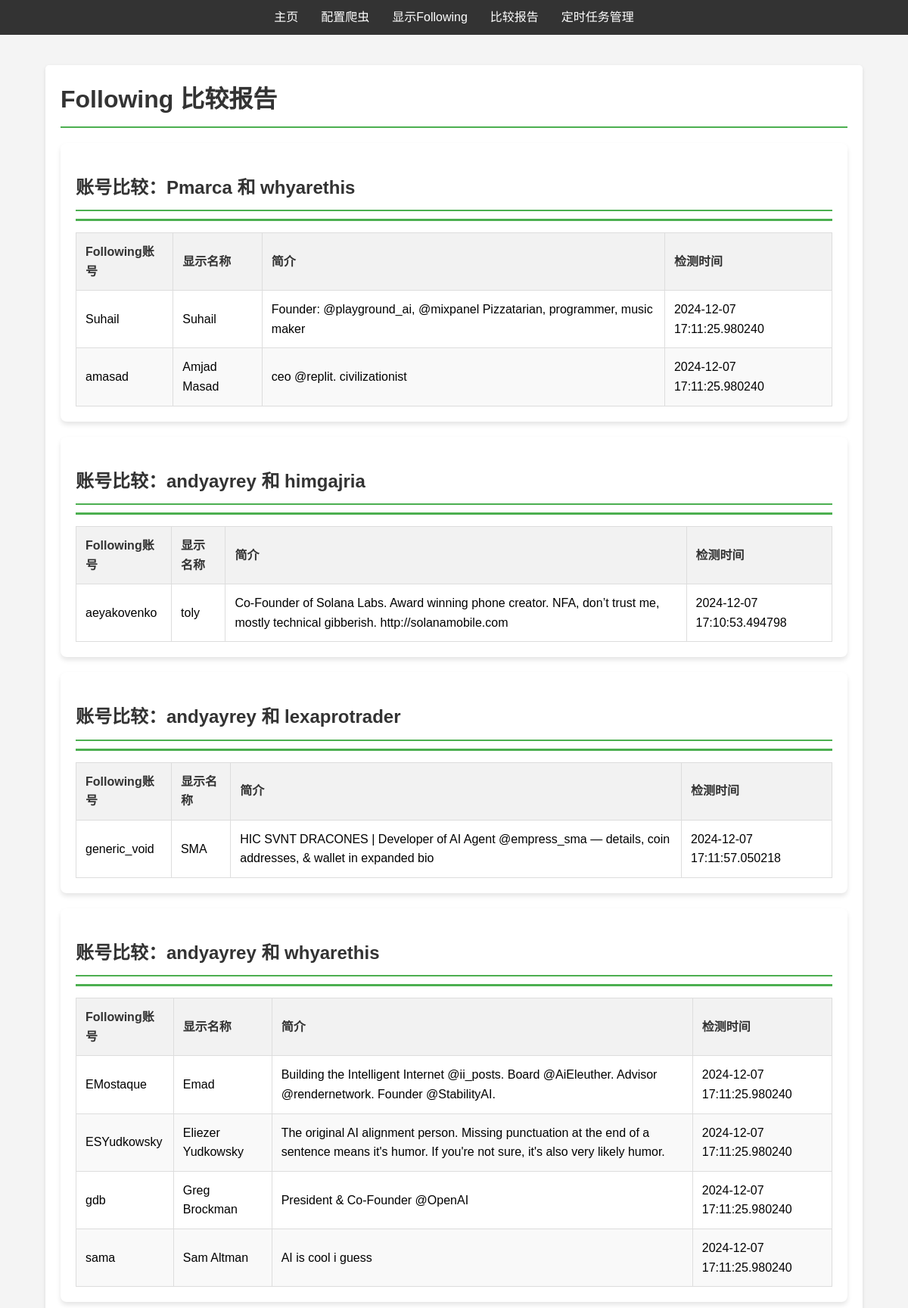
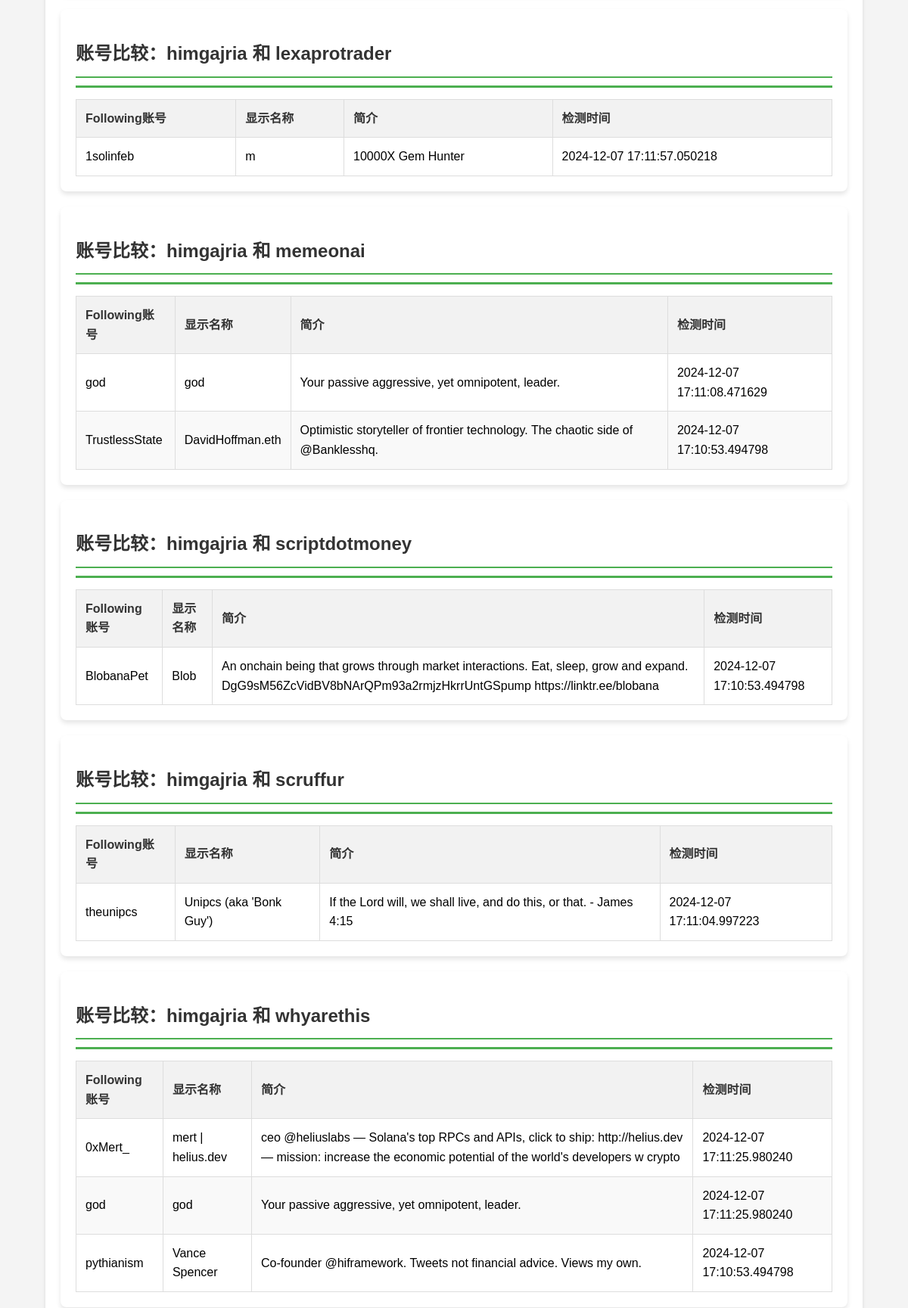
The page /comparison_report (upper part) on the database its author committed (2 pictures, top to bottom).
### tables this page shows
CREATE TABLE following (
            id INTEGER PRIMARY KEY AUTOINCREMENT,
            source_account TEXT,
            following_account TEXT,
            display_name TEXT,
            bio TEXT,
            detected_time DATETIME,
            detected_order DATETIME,
            UNIQUE(source_account, following_account)
        );

### app.py (the view)
@app.route('/comparison_report')
def comparison_report():
    report = query_db.generate_comparison_report()
    return render_template('comparison_report.html', report=report)

### query_db.py (called while the page is built)
def get_db_connection():
    current_dir = os.path.dirname(os.path.abspath(__file__))
    db_path = os.path.join(current_dir, 'twitter_following.db')
    return sqlite3.connect(db_path)

### templates/comparison_report.html (shortened to what this page needs)
<!DOCTYPE html>
<html lang="zh-CN">
<head>
    <link rel="stylesheet" href="{{ url_for('static', filename='styles.css') }}">
</head>
<body>
    <nav class="main-nav">
        <ul>
            <li><a href="{{ url_for('index') }}">主页</a></li>
            <li><a href="{{ url_for('update_crawler_page') }}">配置爬虫</a></li>
            <li><a href="{{ url_for('show_following') }}">显示Following</a></li>
            <li><a href="{{ url_for('comparison_report') }}">比较报告</a></li>
            <li><a href="{{ url_for('schedule_tasks') }}">定时任务管理</a></li>
        </ul>
    </nav>
    <div class="container">
        <div class="report-panel">
            <h1>Following 比较报告</h1>
            {% if report %}
                {% for comparison in report %}
                <div class="comparison-section">
                    <div class="comparison-header">
                        <h2>账号比较：{{ comparison.account1 }} 和 {{ comparison.account2 }}</h2>
                        <div class="green-divider"></div>
                    </div>
                    {% if comparison.common_followings %}
                        <table>
                            <thead>
                                <tr>
                                    <th>Following账号</th>
                                    <th>显示名称</th>
                                    <th>简介</th>
                                    <th>检测时间</th>
                                </tr>
                            </thead>
                            <tbody>
                                {% for following in comparison.common_followings %}
                                <tr>
                                    <td>{{ following.following_account }}</td>
                                    <td>{{ following.display_name }}</td>
                                    <td>{{ following.bio }}</td>
                                    <td>{{ following.detected_time }}</td>
                                </tr>
                                {% endfor %}
                            </tbody>
                        </table>
                    {% else %}
                        <p>{{ comparison.account1 }} 和 {{ comparison.account2 }} 没有共同关注的账号。</p>
                    {% endif %}
                </div>
                {% endfor %}
            {% else %}
                <p>暂无比较报告。请先配置爬虫数据。</p>
            {% endif %}
        </div>
    </div>
</body>
</html>

### static/styles.css (style rules this page uses)
body { font-family: Arial, sans-serif; line-height: 1.6; margin: 0; padding: 0; background-color: #f4f4f4; }
.container { width: 90%; margin: auto; overflow: hidden; padding: 20px; display: flex; gap: 20px; }
.main-nav { background-color: #333; color: white; padding: 10px 0; }
.main-nav ul { list-style-type: none; padding: 0; margin: 0; display: flex; justify-content: center; }
.main-nav ul li { margin: 0 15px; }
.main-nav ul li a { color: white; text-decoration: none; transition: color 0.3s ease; }
table { width: 100%; border-collapse: collapse; margin-top: 15px; }
table, th, td { border: 1px solid #ddd; }
th, td { text-align: left; padding: 12px; }
th { background-color: #f2f2f2; color: #333; }
tr:nth-child(even) { background-color: #f9f9f9; }
.comparison-section { background-color: #ffffff; border-radius: 8px; padding: 20px; margin-bottom: 20px; box-shadow: 0 4px 6px rgba(0, 0, 0, 0.1); }
.comparison-header { margin-bottom: 15px; }
.comparison-header h2 { color: #333; margin-bottom: 10px; padding-bottom: 10px; border-bottom: 2px solid #4CAF50; }
.green-divider { height: 3px; background-color: #4CAF50; margin: 10px 0; width: 100%; }
.report-panel { width: 100%; max-width: 1200px; margin: 20px auto; background-color: white; border-radius: 5px; box-shadow: 0 2px 5px rgba(0,0,0,0.1); padding: 20px; }
.report-panel h1 { margin-top: 0; margin-bottom: 20px; color: #333; border-bottom: 2px solid #4CAF50; padding-bottom: 10px; }
h2, h3, h4 { color: #333; margin-bottom: 15px; }

### rows shown on the page
following: account1 "Pmarca", account2 "whyarethis"
following: following_account "Suhail", display_name "Suhail", bio "Founder: @playground_ai, @mixpanel Pizzatarian, programmer, music maker", detected_time "2024-12-07 17:11:25.980240"
following: following_account "amasad", display_name "Amjad Masad", bio "ceo @replit. civilizationist", detected_time "2024-12-07 17:11:25.980240"
following: account1 "andyayrey", account2 "himgajria"
following: following_account "aeyakovenko", display_name "toly", bio "Co-Founder of Solana Labs. Award winning phone creator. NFA, don’t trust me, mostly technical gibberish. http://solanamobile.com", detected_time "2024-12-07 17:10:53.494798"
following: following_account "generic_void", display_name "SMA", bio "HIC SVNT DRACONES | Developer of AI Agent @empress_sma — details, coin addresses, & wallet in expanded bio", detected_time "2024-12-07 17:11:57.050218"
following: following_account "EMostaque", display_name "Emad", bio "Building the Intelligent Internet @ii_posts. Board @AiEleuther. Advisor @rendernetwork. Founder @StabilityAI.", detected_time "2024-12-07 17:11:25.980240"
following: following_account "ESYudkowsky", display_name "Eliezer Yudkowsky", bio "The original AI alignment person. Missing punctuation at the end of a sentence means it's humor. If you're not sure, it's also very likely humor.", detected_time "2024-12-07 17:11:25.980240"
following: following_account "gdb", display_name "Greg Brockman", bio "President & Co-Founder @OpenAI", detected_time "2024-12-07 17:11:25.980240"
following: following_account "sama", display_name "Sam Altman", bio "AI is cool i guess", detected_time "2024-12-07 17:11:25.980240"
following: following_account "1solinfeb", display_name "m", bio "10000X Gem Hunter", detected_time "2024-12-07 17:11:57.050218"
following: following_account "god", display_name "god", bio "Your passive aggressive, yet omnipotent, leader.", detected_time "2024-12-07 17:11:08.471629"
following: following_account "TrustlessState", display_name "DavidHoffman.eth", bio "Optimistic storyteller of frontier technology. The chaotic side of @Banklesshq.", detected_time "2024-12-07 17:10:53.494798"
following: following_account "BlobanaPet", display_name "Blob", bio "An onchain being that grows through market interactions. Eat, sleep, grow and expand. DgG9sM56ZcVidBV8bNArQPm93a2rmjzHkrrUntGSpump https://linktr.ee/blobana", detected_time "2024-12-07 17:10:53.494798"
following: following_account "theunipcs", display_name "Unipcs (aka 'Bonk Guy')", bio "If the Lord will, we shall live, and do this, or that. - James 4:15", detected_time "2024-12-07 17:11:04.997223"
following: account1 "himgajria", account2 "whyarethis"
following: following_account "0xMert_", display_name "mert | helius.dev", bio "ceo @heliuslabs — Solana's top RPCs and APIs, click to ship: http://helius.dev — mission: increase the economic potential of the world's developers w crypto", detected_time "2024-12-07 17:11:25.980240"
following: following_account "god", display_name "god", bio "Your passive aggressive, yet omnipotent, leader.", detected_time "2024-12-07 17:11:25.980240"
following: following_account "pythianism", display_name "Vance Spencer", bio "Co-founder @hiframework. Tweets not financial advice. Views my own.", detected_time "2024-12-07 17:10:53.494798"

### other values the page prints
{{ comparison.account1 }} "andyayrey" "andyayrey" "himgajria" "himgajria" "himgajria" "himgajria"
{{ comparison.account2 }} "lexaprotrader" "whyarethis" "lexaprotrader" "memeonai" "scriptdotmoney" "scruffur"
